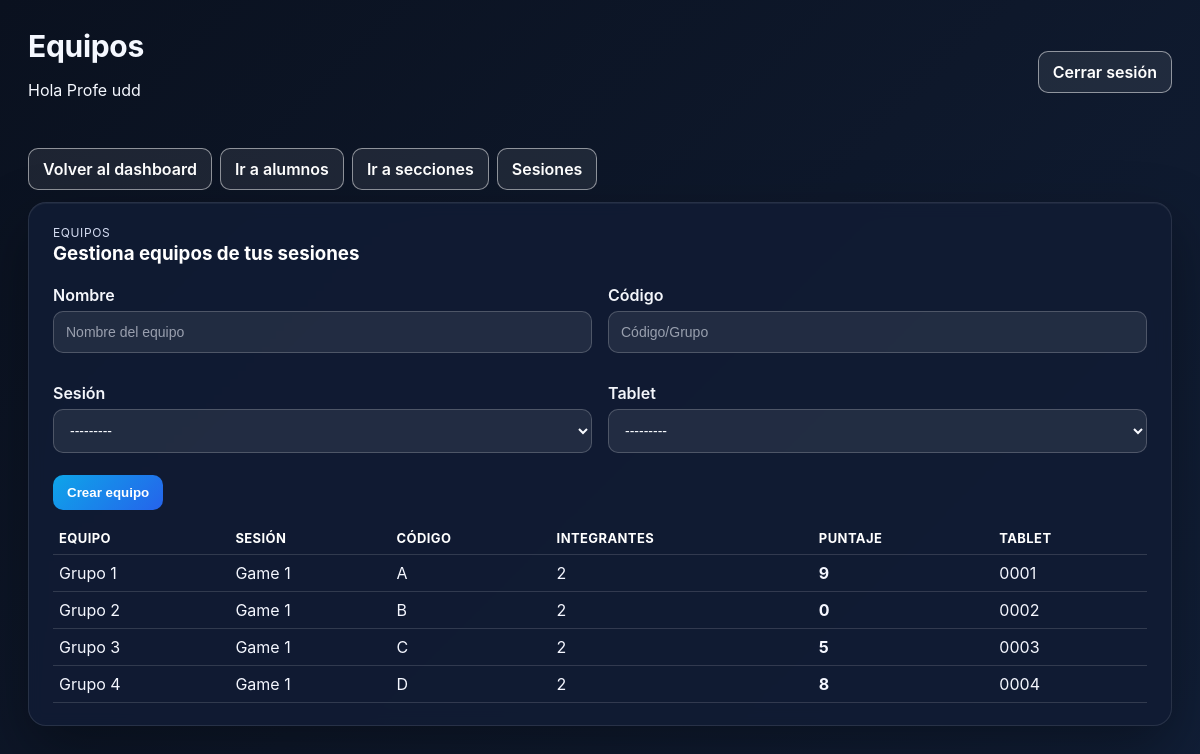
Screenshot of /profesor/equipos/ (signed in) with the database file from the repository.
### etapasJuego/models.py (models this page shows, shortened)
class Team(models.Model):
    nombre = models.CharField(max_length=100)
    sesion = models.ForeignKey(GameSession, on_delete=models.CASCADE, related_name="equipos")
    codigo_grupo = models.CharField(max_length=1)
    tokens_empatia = models.PositiveIntegerField(default=0)
    tokens_creatividad = models.PositiveIntegerField(default=0)
    tokens_evaluacion = models.PositiveIntegerField(default=0)
    tokens_totales = models.PositiveIntegerField(default=0)
    tablet = models.OneToOneField(
        "Tablet",
        related_name="team",
        on_delete=models.SET_NULL,
        null=True,
        blank=True,
    )

class GameSession(models.Model):
    THEME_CHOICES = [
        ("SALUD", "Salud"),
        ("SUST", "Sustentabilidad"),
        ("EDU", "Educación"),
    ]
    MODO_CHOICES = [
        ("LOGIN_RANDOM", "Asignación automática en el login"),
        ("PRECONFIGURADO", "Asignación preconfigurada por el profesor"),
    ]
    nombre = models.CharField(max_length=100)
    codigo = models.CharField(max_length=10, unique=True)
    fecha = models.DateField(auto_now_add=True)
    profesor = models.ForeignKey(
        settings.AUTH_USER_MODEL,
        on_delete=models.SET_NULL,
        null=True,
        blank=True,
        related_name="sesiones_juego",
    )
    etapa_actual = models.CharField(max_length=20, default="ETAPA1")
    seccion = models.ForeignKey(
        "login.SeccionEstudiantes",
        related_name="sesiones",
        on_delete=models.SET_NULL,
        null=True,
        blank=True,
    )
    modo_asignacion = models.CharField(
        max_length=20,
        choices=MODO_CHOICES,
        default="LOGIN_RANDOM",
    )
    duracion_etapa1_segundos = models.PositiveIntegerField(default=5 * 60)
    duracion_etapa2_segundos = models.PositiveIntegerField(default=10 * 60)
    duracion_etapa3_segundos = models.PositiveIntegerField(default=15 * 60)
    duracion_etapa4_segundos = models.PositiveIntegerField(default=10 * 60)
    qr_encuesta_url = models.URLField(blank=True, null=True)
    qr_instagram_url = models.URLField(blank=True, null=True)
    qr_linkedin_url = models.URLField(blank=True, null=True)
    class Meta:
        constraints = [
            models.UniqueConstraint(
                fields=["seccion"],
                name="unique_gamesession_per_seccion",
            ),
        ]
    def __str__(self):
        return f"{self.nombre} ({self.codigo})"

class Tablet(models.Model):
    codigo = models.CharField(max_length=50, unique=True)
    codigo_acceso = models.CharField(
        max_length=16,
        unique=True,
        null=True,
        blank=True,
        editable=False,
    )
    descripcion = models.CharField(max_length=200, blank=True)
    sesion = models.ForeignKey(
        "GameSession",
        related_name="tablets",
        on_delete=models.CASCADE,
        null=True,
        blank=True,
    )
    def __str__(self):
        return self.codigo

### login/panel_views.py (the view)
# urls.py: path("equipos/", views.profesor_equipos, name="equipos"),
@profesor_required
def profesor_equipos(request):
    sesiones = GameSession.objects.filter(profesor=request.user)
    equipos = (
        Team.objects.select_related("sesion", "tablet")
        .prefetch_related("estudiantes")
        .filter(sesion__in=sesiones)
        .order_by("sesion__nombre", "codigo_grupo")
    )
    form = TeamAdminForm(request.POST or None)
    form.fields["sesion"].queryset = sesiones
    form.fields["tablet"].queryset = form.fields["tablet"].queryset.filter(sesion__in=sesiones)
    if request.method == "POST" and form.is_valid():
        form.save()
        messages.success(request, "Equipo creado correctamente.")
        return redirect("profesorpanel:equipos")
    return render(
        request,
        "login/profesor/equipos.html",
        {"equipos": equipos, "form": form},
    )

### login/forms.py
class TeamAdminForm(BaseStyledModelForm):
    class Meta:
        model = Team
        fields = ["nombre", "codigo_grupo", "sesion", "tablet"]
        widgets = {
            "nombre": forms.TextInput(attrs={"placeholder": "Nombre del equipo"}),
            "codigo_grupo": forms.TextInput(attrs={"placeholder": "Código/Grupo"}),
        }

### login/permissions.py (called while the page is built)
def user_has_role(user, role_name: str) -> bool:
    return user.is_authenticated and user.groups.filter(name=role_name).exists()

def is_profesor(user) -> bool:
    return user_has_role(user, PROFESOR_GROUP)

def _role_required(check_fn, error_message):
    def decorator(view_func):
        @wraps(view_func)
        def _wrapped(request, *args, **kwargs):
            if not request.user.is_authenticated:
                return redirect("login:login")
            if not check_fn(request.user):
                messages.error(request, error_message)
                return redirect("login:login")
            return view_func(request, *args, **kwargs)
        return login_required(_wrapped)
    return decorator

def profesor_required(view_func):
    return _role_required(lambda u: is_profesor(u) or is_admin(u), "No tienes permisos de profesor.")(
        view_func
    )

### login/templates/login/profesor/equipos.html (shortened to what this page needs)
{% extends "login/panel_base.html" %}
{% block header_title %}Equipos{% endblock %}
{% block content %}
<div class="panel-actions-row" style="margin-bottom:12px;">
    <a class="btn-link btn-outline" href="{% url 'profesorpanel:dashboard' %}">Volver al dashboard</a>
    <a class="btn-link btn-outline" href="{% url 'profesorpanel:alumnos' %}">Ir a alumnos</a>
    <a class="btn-link btn-outline" href="{% url 'profesorpanel:secciones' %}">Ir a secciones</a>
    <a class="btn-link btn-outline" href="{% url 'profesorpanel:sesiones' %}">Sesiones</a>
</div>
<div class="panel-card">
    <div class="card-header">
        <div>
            <p class="eyebrow">Equipos</p>
            <h3>Gestiona equipos de tus sesiones</h3>
        </div>
    </div>
    <form method="post" class="panel-form" style="margin-bottom:12px;">
        <div class="panel-grid two-col">
            <div class="form-group">
                <label for="{{ form.nombre.id_for_label }}">Nombre</label>
                {{ form.nombre }}
            </div>
            <div class="form-group">
                <label for="{{ form.codigo_grupo.id_for_label }}">Código</label>
                {{ form.codigo_grupo }}
            </div>
            <div class="form-group">
                <label for="{{ form.sesion.id_for_label }}">Sesión</label>
                {{ form.sesion }}
            </div>
            <div class="form-group">
                <label for="{{ form.tablet.id_for_label }}">Tablet</label>
                {{ form.tablet }}
            </div>
        </div>
        <div class="panel-actions-row">
            <button type="submit" class="btn-link btn-primary">Crear equipo</button>
        </div>
    </form>
    <div class="panel-table-wrapper">
        <table class="panel-table compact">
            <thead>
                <tr>
                    <th>Equipo</th>
                    <th>Sesión</th>
                    <th>Código</th>
                    <th>Integrantes</th>
                    <th>Puntaje</th>
                    <th>Tablet</th>
                </tr>
            </thead>
            <tbody>
                {% for e in equipos %}
                    <tr>
                        <td>{{ e.nombre }}</td>
                        <td>{{ e.sesion.nombre|default:"N/A" }}</td>
                        <td>{{ e.codigo_grupo }}</td>
                        <td>{{ e.estudiantes.count }}</td>
                        <td><strong>{{ e.tokens_totales|default:0 }}</strong></td>
                        <td>{{ e.tablet.codigo|default:"Sin asignar" }}</td>
                    </tr>
                {% empty %}
                    <tr><td colspan="6">No hay equipos registrados en tus sesiones.</td></tr>
                {% endfor %}
            </tbody>
        </table>
    </div>
</div>
{% endblock %}

### login/templates/login/panel_base.html (shortened to what this page needs)
{% load static %}
<!DOCTYPE html>
<html lang="es">
<head>
    <link rel="stylesheet" href="{% static 'login/css/panel.css' %}">
</head>
<body class="panel-body {% if request.resolver_match and request.resolver_match.app_name == 'adminpanel' %}admin-theme{% elif request.resolver_match and request.resolver_match.app_name == 'profesorpanel' %}professor-theme{% endif %}">
    <div class="panel-container">
        <div class="panel-topbar">
            <div>
                <h1>{% block header_title %}Panel{% endblock %}</h1>
                <p>Hola {{ request.user.get_full_name|default:request.user.username }}</p>
            </div>
            <div class="panel-actions">
                {% if request.user.is_authenticated %}
                    <a class="btn-link btn-outline" href="{% url 'login:logout' %}">Cerrar sesión</a>
                {% endif %}
            </div>
        </div>
        {% block content %}{% endblock %}
    </div>
</body>
</html>

### login/static/login/css/panel.css (style rules this page uses)
body.panel-body { font-family: 'Inter', 'Helvetica Neue', Arial, sans-serif; background: #0b1021; background-image: radial-gradient(circle at 20% 20%, rgba(255,255,255,0.06), transparent 20%), radial-gradient(circle at 80% 10%, rgba(255,255,255,0.05), transparent 18%), linear-gradient(135deg, #0b1021 0%, #0e152d 45%, #0b162f 100%); min-height: 100vh; margin: 0; padding: 28px; color: #e6edf9; }
.panel-body.professor-theme { background: linear-gradient(135deg, #0a111f 0%, #0e182b 50%, #111f38 100%); color: #f4f7ff; }
.panel-container { max-width: 1300px; margin: 0 auto; padding-bottom: 24px; }
.panel-topbar { display: flex; align-items: center; justify-content: space-between; color: #f5f8ff; margin-bottom: 32px; position: relative; }
.panel-topbar h1 { margin: 0; font-size: 30px; letter-spacing: -0.3px; }
.panel-topbar .panel-actions { display: flex; gap: 12px; }
.panel-card { background: #0f1a31; border-radius: 18px; padding: 22px 24px; box-shadow: 0 22px 64px rgba(0, 0, 0, 0.28), 0 1px 0 rgba(255, 255, 255, 0.08) inset, 0 1px 0 rgba(255, 255, 255, 0.05); border: 1px solid rgba(255,255,255,0.08); margin-bottom: 22px; text-decoration: none; color: #f7faff; display: block; backdrop-filter: blur(8px); }
.panel-body.admin-theme .panel-card, .panel-body.professor-theme .panel-card { background: rgba(17, 28, 52, 0.92); border: 1px solid rgba(255,255,255,0.1); box-shadow: 0 24px 60px rgba(0, 0, 0, 0.35), 0 1px 0 rgba(255, 255, 255, 0.05) inset; }
.panel-grid { display: grid; grid-template-columns: repeat(auto-fit, minmax(260px, 1fr)); gap: 20px; align-items: stretch; }
.panel-card h2, .panel-card h3 { margin-top: 0; margin-bottom: 8px; color: #ffffff; }
.panel-table { width: 100%; min-width: 100%; border-collapse: collapse; box-sizing: border-box; table-layout: auto; }
.panel-table th, .panel-table td { padding: 12px 10px; border-bottom: 1px solid rgba(255,255,255,0.14); text-align: left; color: #f5f7ff; word-break: break-word; white-space: normal; }
.panel-table-wrapper { width: 100%; overflow-x: auto; }
.panel-table th { font-weight: 700; color: #ffffff; text-transform: uppercase; letter-spacing: 0.4px; font-size: 13px; }
.panel-form .form-group { margin-bottom: 14px; }
.panel-form label { display: block; margin-bottom: 6px; font-weight: 600; color: #f4f6fb; }
.panel-form .form-group { margin-bottom: 14px; width: 100%; }
.panel-form input, .panel-form select, .panel-form textarea { display: block; width: 100%; border: 1px solid rgba(255,255,255,0.2); border-radius: 10px; padding: 12px; font-size: 14px; background: rgba(255,255,255,0.08); color: #f9fbff; box-sizing: border-box; }
.panel-form input::placeholder, .panel-form textarea::placeholder { color: rgba(233, 237, 247, 0.6); }
.panel-form .panel-grid { gap: 16px; width: 100%; align-items: start; }
.btn-link { display: inline-block; padding: 10px 14px; border-radius: 10px; border: none; color: #ffffff; text-decoration: none; cursor: pointer; font-weight: 600; transition: transform 0.08s ease, box-shadow 0.12s ease; }
.btn-primary { background: linear-gradient(135deg, #0ea5e9 0%, #2563eb 100%); }
.btn-outline { border: 1px solid rgba(255,255,255,0.5); color: #ffffff; background: rgba(255,255,255,0.08); }
.panel-actions-row { display: flex; gap: 8px; flex-wrap: wrap; margin-top: 8px; }
.eyebrow { text-transform: uppercase; letter-spacing: 0.6px; font-size: 12px; color: #d5ddf2; margin: 0 0 2px 0; }
.card-header { display: flex; align-items: center; justify-content: space-between; gap: 12px; margin-bottom: 12px; }
.two-col { grid-template-columns: repeat(auto-fit, minmax(360px, 1fr)); }
.panel-table.compact th, .panel-table.compact td { padding: 8px 6px; }

### rows the page displays
Team: nombre "Grupo 1", sesion.nombre "Game 1", codigo_grupo "A", estudiantes.count "2", tokens_totales "9", tablet.codigo "0001"
Team: nombre "Grupo 2", sesion.nombre "Game 1", codigo_grupo "B", estudiantes.count "2", tokens_totales "0", tablet.codigo "0002"
Team: nombre "Grupo 3", sesion.nombre "Game 1", codigo_grupo "C", estudiantes.count "2", tokens_totales "5", tablet.codigo "0003"
Team: nombre "Grupo 4", sesion.nombre "Game 1", codigo_grupo "D", estudiantes.count "2", tokens_totales "8", tablet.codigo "0004"

### other values shown
{{ request.user.get_full_name|default:request.user.username }} "Profe udd"
